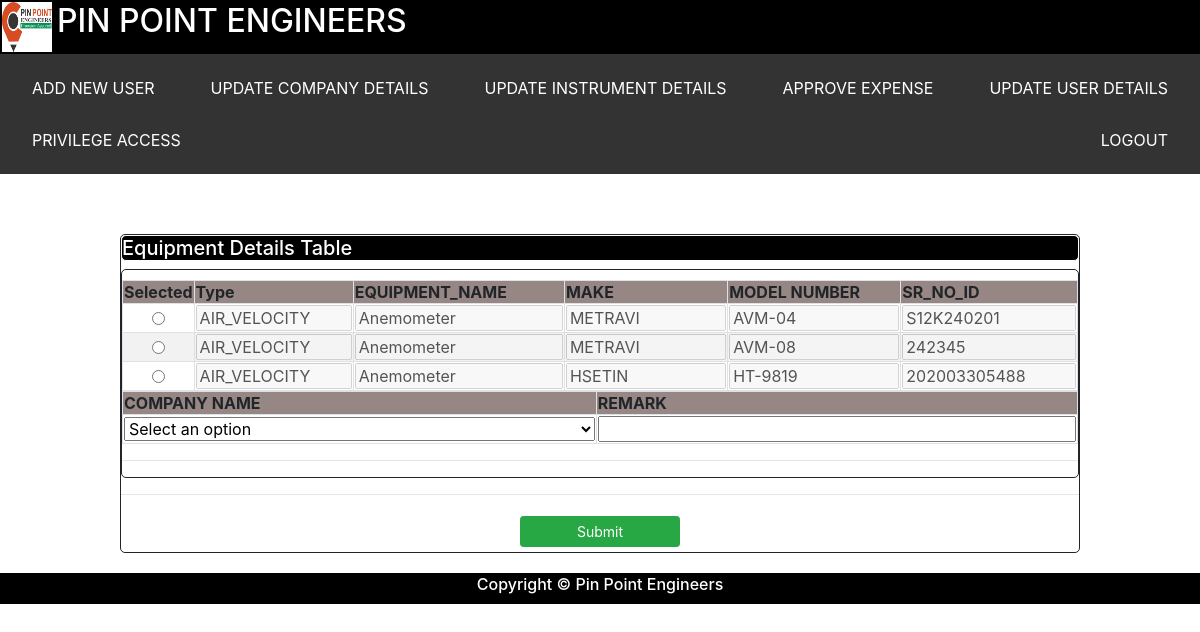
The page /request_instrument (signed in) on the database as committed earlier.
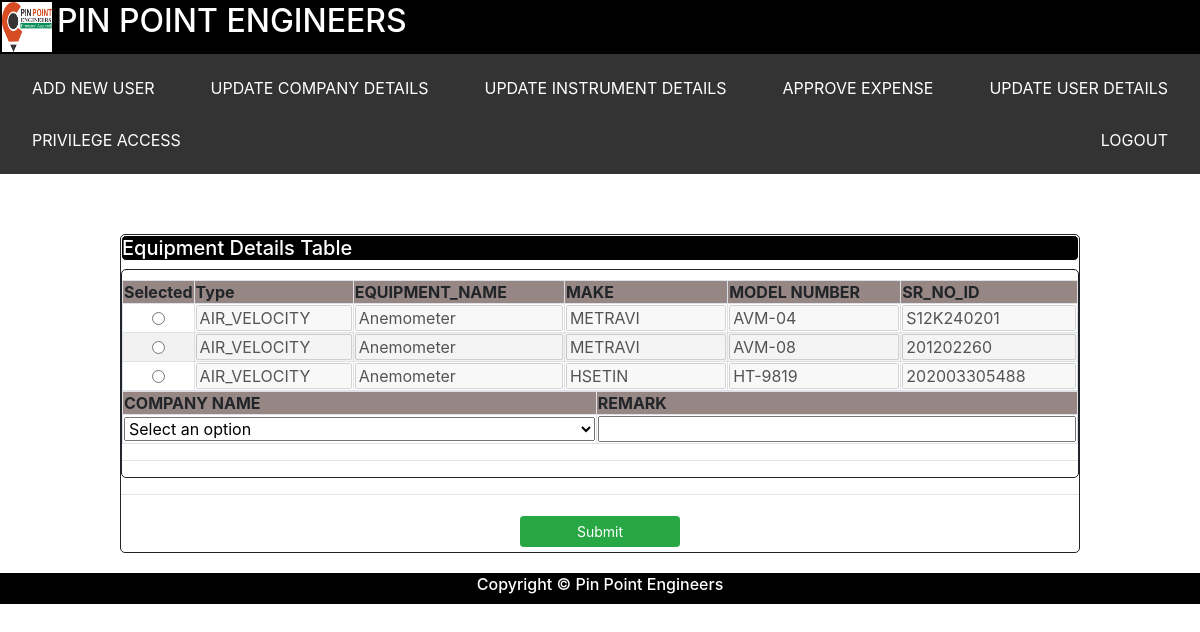
The same page on the database as committed later.
### tables this page shows
CREATE TABLE equipment_master        
            (    Type varchar(255),
                EQUIPMENT_NAME varchar(255),
                MAKE varchar(255),
                MODEL_NUMBER varchar(255),
                SR_NO_ID varchar(255),
                DONE_DATE varchar(255),
                DUE_DATE varchar(255),
                STATUS varchar(255),
                ISSUED_TO varchar(255),
                COMPANY_NAME varchar(255),
                REMARK varchar(255));

### app.py (the view)
@app.route("/request_instrument")
def request_instrument():
    if 'user' in session:
        customer_details  = dbo.get_company_details()
        company_name_list = customer_details.COMPANY_NAME.unique().tolist()
        session_var = session['user']
        role        = session_var["role"]
        equipment_details   = dbo.get_available_equipment()
        equipment_list      = equipment_details.to_dict('records')
        return make_response(render_template('ELOGBOOK/request_instrument.html',
                             equipment_list=equipment_list,company_list=company_name_list, role = role),200)
    return make_response(render_template('LOGIN_PAGE/login.html'),200)

### db_dervices.py (called while the page is built)
    def get_available_equipment(self):
        try:
            stmt = "SELECT * from equipment_master where status='AVAILABLE' OR status='CLOSED'"
            cursor = self.conn.execute(stmt)
            equipment_list = []
            for row in cursor:
                equipment_list.append(list(row))
            equipment_frame = pd.DataFrame(equipment_list,columns = ['Type' ,'EQUIPMENT_NAME' ,'MAKE' ,'MODEL_NUMBER','SR_NO_ID' ,'DONE_DATE' ,'DUE_DATE','STATUS','ISSUED_TO','COMPANY_NAME' ,'REMARK'])
            return equipment_frame
        except Exception as e:
            return e

    def get_company_details(self):
        try:
            stmt = "SELECT * from company_details "
            cursor = self.conn.execute(stmt)
            company_list = []
            for row in cursor:
                company_list.append(list(row))
            company_frame = pd.DataFrame(company_list,columns = ['COMPANY_NAME', 'ADDRESS', 'REPORT_NUMBER'])
            return company_frame
        except Exception as e:
            return e

### templates/ELOGBOOK/request_instrument.html (shortened to what this page needs)
<html>
<head>
	<link rel="stylesheet" type="text/css" href="static/css/bootstrap.min.css">
	<link rel="stylesheet" type="text/css" href="static/css/styles.css">
</head>
<body>
<my-header></my-header>
	<div id="frame_container">
		<h5 id = "container_header">Equipment Details Table</h5>
		<div id="data_frame">
			<div class="frame">
				<div class="sections">
					<table class="code_tbl table-striped table-bordered">
						<tr>
						    <th>Selected</th>
							<th>Type</th>
							<th>EQUIPMENT_NAME</th>
							<th>MAKE</th>
							<th>MODEL NUMBER</th>
							<th>SR_NO_ID</th>
						</tr>
						{% for equipment in equipment_list %}
						<tr>
						    <td><input type="radio" id="{{equipment.SR_NO_ID}}" class="textfield" name="selected_eq" value="{{equipment.SR_NO_ID}}"></td>
							<td><input type="text" name="Type" class="textfield" value="{{equipment.Type}}"disabled ></td>
							<td><input type="text" name="EQUIPMENT_NAME" class="textfield" value="{{equipment.EQUIPMENT_NAME}}" disabled></td>
							<td><input type="text" name="MAKE" class="textfield" value="{{equipment.MAKE}}" disabled></td>
							<td><input type="text" name="MODEL_NUMBER" class="textfield" value="{{equipment.MODEL_NUMBER}}"disabled ></td>
							<td><input type="text" name="SR_NO_ID" class="textfield" value="{{equipment.SR_NO_ID}}" disabled></td>
						</tr>
						{% endfor %}
					</table>
					<table class="table-striped table-bordered">
					<tr>
					     <th>COMPANY NAME</th>
					      <th>REMARK</th>
					</tr>
					    <tr>
						    <td>
							<select class="textfield" name="company_name" id="company_name" style="width:100%">
							<option value="" selected>Select an option</option>
							</select>
							</td>
							<td><input type="text" name="remark" id="remark" class="textfield" value=""></td>
						</tr>
					</table>
					<hr size="10">
				</div>
			</div>
		</div>
		<hr size="10">
		<div id="action_row">
			<button id="submit_button" type="submit" class="btn btn-sm btn-success col-sm-2" onclick="request_instrument()">Submit</button>
		</div>
	</div>
<my-footer></my-footer>
</body>
</html>

### static/css/styles.css (style rules this page uses)
#frame_container { margin-top:5%; margin-left:10%; margin-right:10%; border-style: solid; border-width: 1px; border-radius: 5px; }
#container_header { border-style: solid; border-width: 1px; border-radius: 5px; background-color:#000000; color:#ffffff; display: flex; flex-wrap: wrap; }
#data_frame { width:100%; display:block; }
.frame { border-style: solid; border-width: 1px; border-radius: 5px; }
table { width:100%; }
.sections { padding-top:10px; }
th { background-color:#968784; }
input { width:100%; }
#action_row { width:100%; text-align:center; display:block; }
button { margin:5px; }

Rows that differ between the two databases and show on the page:
changed equipment_master "AVM-08": SR_NO_ID "242345" → "201202260"
